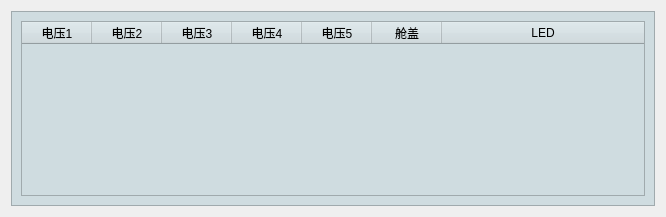
<?xml version="1.0" encoding="UTF-8"?>
<ui version="4.0">
 <class>CRecv34HDialog</class>
 <widget class="QDialog" name="CRecv34HDialog">
  <property name="geometry">
   <rect>
    <x>0</x>
    <y>0</y>
    <width>666</width>
    <height>217</height>
   </rect>
  </property>
  <property name="windowTitle">
   <string>Dialog</string>
  </property>
  <layout class="QHBoxLayout" name="horizontalLayout">
   <item>
    <widget class="QFrame" name="frame">
     <property name="styleSheet">
      <string notr="true">background-color: rgb(207, 220, 224);</string>
     </property>
     <property name="frameShape">
      <enum>QFrame::StyledPanel</enum>
     </property>
     <property name="frameShadow">
      <enum>QFrame::Raised</enum>
     </property>
     <layout class="QVBoxLayout" name="verticalLayout">
      <item>
       <widget class="QTableWidget" name="tableWidget_34H">
        <attribute name="horizontalHeaderDefaultSectionSize">
         <number>70</number>
        </attribute>
        <attribute name="horizontalHeaderStretchLastSection">
         <bool>true</bool>
        </attribute>
        <column>
         <property name="text">
          <string>电压1</string>
         </property>
        </column>
        <column>
         <property name="text">
          <string>电压2</string>
         </property>
        </column>
        <column>
         <property name="text">
          <string>电压3</string>
         </property>
        </column>
        <column>
         <property name="text">
          <string>电压4</string>
         </property>
        </column>
        <column>
         <property name="text">
          <string>电压5</string>
         </property>
        </column>
        <column>
         <property name="text">
          <string>舱盖</string>
         </property>
        </column>
        <column>
         <property name="text">
          <string>LED</string>
         </property>
        </column>
       </widget>
      </item>
     </layout>
    </widget>
   </item>
  </layout>
 </widget>
 <resources/>
 <connections/>
</ui>
